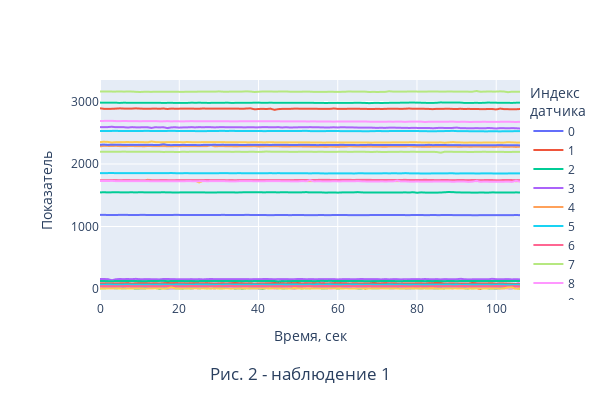

Notebook code for this chart:
### Code cell
f.get_all_sensors_plot(1, [0,107], X_train, plot_counter=2)
